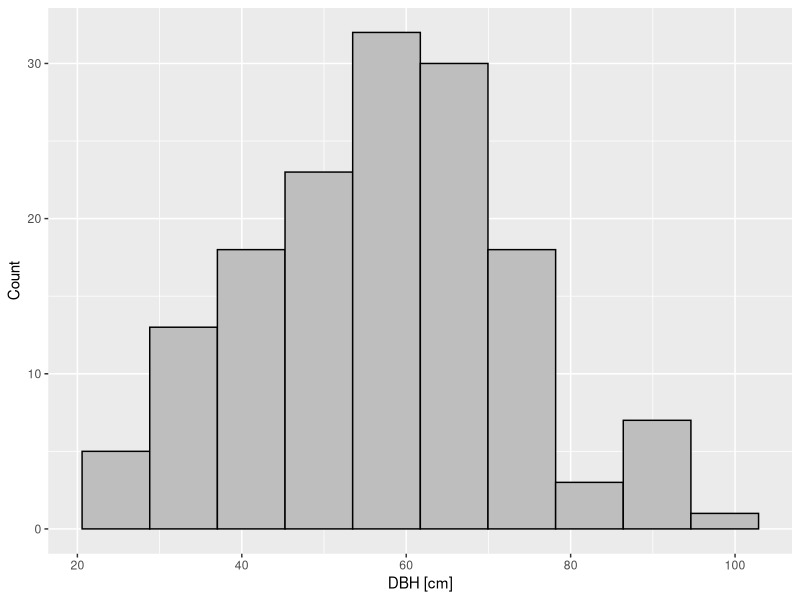
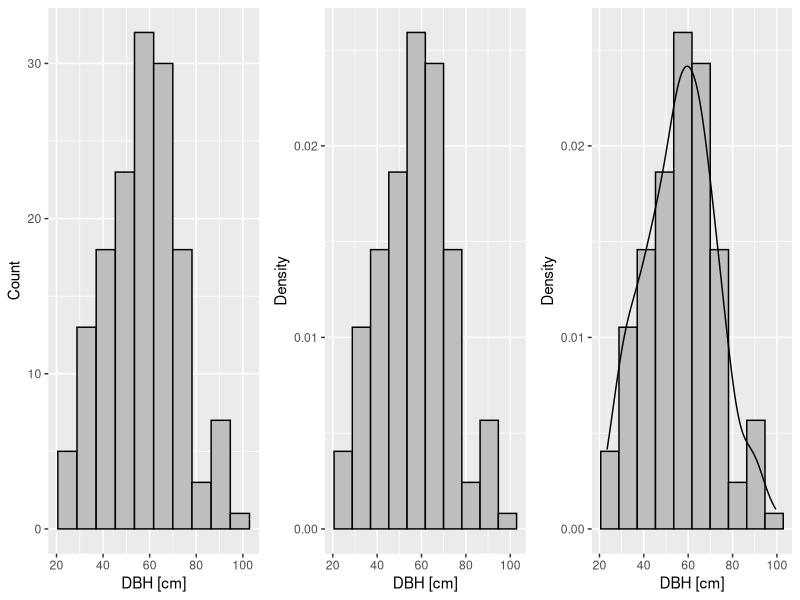
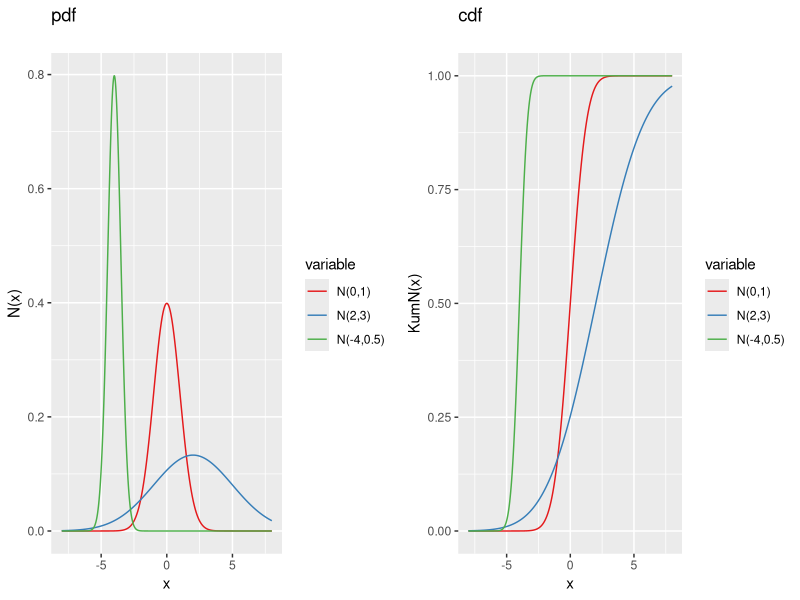
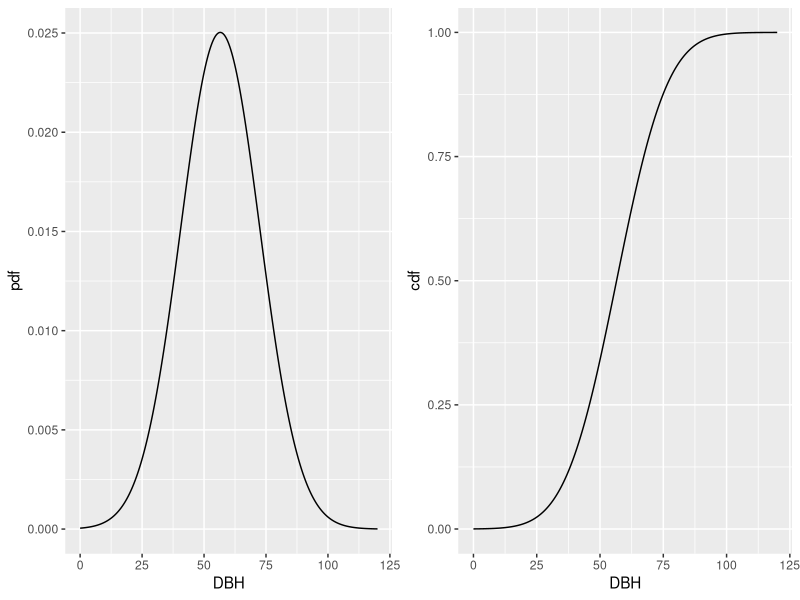
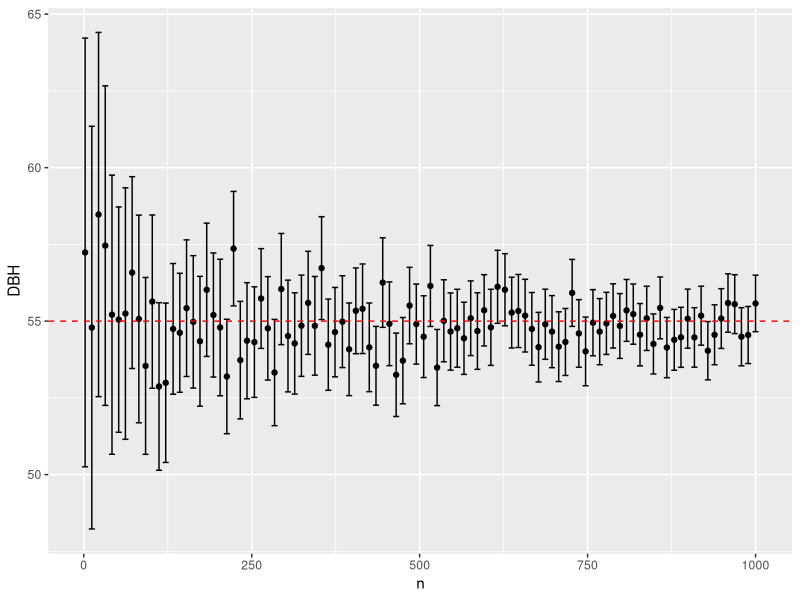
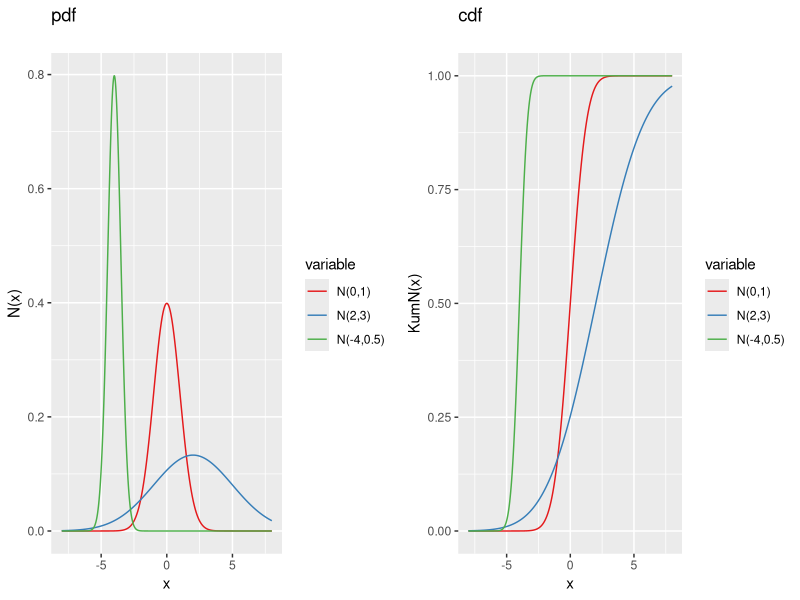
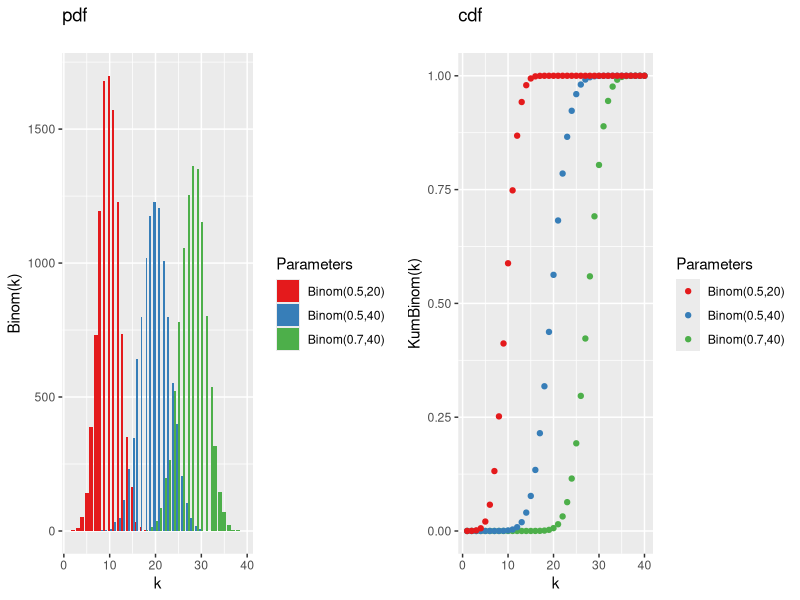
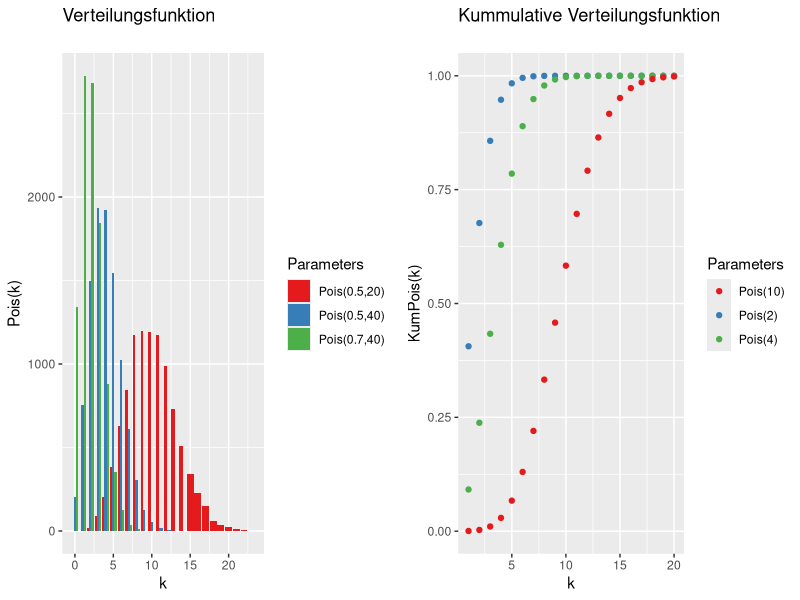

Here is the R script that generated these plots, in order:
## ---- chunk 1
library(ggplot2)
library(reshape2)
library(gridExtra)
#knitr::opts_chunk$set(dev = 'pdf')
## ---- chunk 2
set.seed(667) # One step ahead of the devil!
dbh <- data.frame(Sample = 1:150, DBH = rnorm(150, 55, 15), Forest = rep("Forest A", 150))

ggplot(dbh, aes(x = DBH)) + 
  geom_histogram(binwidth = 1 + log2(150), fill = "grey", col = "black") + 
  ylab("Count") + 
  xlab("DBH [cm]")
## ---- chunk 3

grid.arrange(
  ggplot(dbh, aes(x = DBH)) + 
  geom_histogram(binwidth = 1 + log2(150), fill = "grey", col = "black") + 
  ylab("Count") + 
  xlab("DBH [cm]"),
  
  ggplot(dbh, aes(x = DBH, y = ..density..)) + 
  geom_histogram(binwidth = 1 + log2(150), fill = "grey", col = "black") + 
  ylab("Density") + 
  xlab("DBH [cm]"),
  
  ggplot(dbh, aes(x = DBH, y = ..density..)) + 
  geom_histogram(binwidth = 1 + log2(150), fill = "grey", col = "black") + 
    geom_density() +
  ylab("Density") + 
  xlab("DBH [cm]"),
  
  ncol=3
)
## ---- chunk 4

x <- seq(-8,8,length.out=10000)

set.seed(667)

d1 <- data.frame(x=x,
                v1=dnorm(x,mean=0,sd=1),
                v2=dnorm(x,mean=2,sd=3),
                v3=dnorm(x,mean=-4,sd=0.5))
d1 <- melt(d1, id.vars="x")
d1$variable <- factor(as.character(d1$variable),labels=c("N(0,1)","N(2,3)","N(-4,0.5)"))

set.seed(667)

d2 <- data.frame(x=x,
                v1=pnorm(x,mean=0,sd=1),
                v2=pnorm(x,mean=2,sd=3),
                v3=pnorm(x,mean=-4,sd=0.5))
d2 <- melt(d2, id.vars="x")
d2$variable <- factor(as.character(d2$variable), labels=c("N(0,1)","N(2,3)","N(-4,0.5)"))

grid.arrange(
  ggplot(d1, aes(x=x, y=value, col=variable)) +
    geom_line() +
    scale_color_brewer(palette="Set1") +
    ylab("N(x)") +
    ggtitle("pdf\n"),
  
  ggplot(d2, aes(x=x, y=value, col=variable)) +
    geom_line() +
    scale_color_brewer(palette="Set1") +
    ylab("KumN(x)") +
    ggtitle("cdf\n"),
  
  ncol=2
)
## ---- chunk 5

dat <- data.frame(DBH = seq(0, 120, length.out = 1000), 
                  pdf = dnorm(seq(0, 120, length.out = 1000), mean(dbh$DBH), sd = sd(dbh$DBH)), 
                  cdf = pnorm(seq(0, 120, length.out = 1000), mean(dbh$DBH), sd = sd(dbh$DBH)))

grid.arrange(
ggplot(dat, aes(x = DBH, y = pdf)) +
  geom_line(),
ggplot(dat, aes(x = DBH, y = cdf)) +
  geom_line(), ncol = 2)

## ---- chunk 6

mean <- c()
ci <- c()

for(i in as.integer(seq(10, 1000, length.out = 100))){
  x <- rnorm(i, 55, 15)
  mean <- c(mean, mean(x))
  ci <- c(ci, (sd(x) / sqrt(i)) * 1.96)
}

ggplot(data.frame(n = as.integer(seq(2, 1000, length.out = 100)), DBH = mean, CI = ci),
       aes(x = n, y = DBH)) +
  geom_point() +
  geom_errorbar(aes(ymin = DBH - CI, ymax = DBH + CI)) +
  geom_hline(yintercept = 55, linetype = "dashed", col = "red")

## ---- chunk 7
x <- seq(-8,8,length.out=10000)

set.seed(667)

d1 <- data.frame(x=x,
                v1=dnorm(x,mean=0,sd=1),
                v2=dnorm(x,mean=2,sd=3),
                v3=dnorm(x,mean=-4,sd=0.5))
d1 <- melt(d1, id.vars="x")
d1$variable <- factor(as.character(d1$variable),labels=c("N(0,1)","N(2,3)","N(-4,0.5)"))

set.seed(667)

d2 <- data.frame(x=x,
                v1=pnorm(x,mean=0,sd=1),
                v2=pnorm(x,mean=2,sd=3),
                v3=pnorm(x,mean=-4,sd=0.5))
d2 <- melt(d2, id.vars="x")
d2$variable <- factor(as.character(d2$variable), labels=c("N(0,1)","N(2,3)","N(-4,0.5)"))

grid.arrange(
  ggplot(d1, aes(x=x, y=value, col=variable)) +
    geom_line() +
    scale_color_brewer(palette="Set1") +
    ylab("N(x)") +
    ggtitle("pdf\n"),
  
  ggplot(d2, aes(x=x, y=value, col=variable)) +
    geom_line() +
    scale_color_brewer(palette="Set1") +
    ylab("KumN(x)") +
    ggtitle("cdf\n"),
  
  ncol=2
)
## ---- chunk 8
n <- 10000

set.seed(667)

d1 <- data.frame(B=c(rbinom(n, 40, 0.7),
                     rbinom(n, 40, 0.5),
                     rbinom(n, 20, 0.5)),
                Parameters=c(rep("Binom(0.7,40)", length(rbinom(n, 40, 0.7))),
                            rep("Binom(0.5,40)", length(rbinom(n, 40, 0.7))),
                            rep("Binom(0.5,20)", length(rbinom(n, 40, 0.7)))))

set.seed(667)

d2 <- data.frame(x=c(1:40,1:40,1:40),
                 B=c(pbinom(1:40,40,0.7),pbinom(1:40,40,0.5),pbinom(1:40,20,0.5)),
                 Parameters=c(rep("Binom(0.7,40)", length(pbinom(1:40,40,0.7))),
                              rep("Binom(0.5,40)", length(pbinom(1:40,40,0.5))),
                              rep("Binom(0.5,20)", length(pbinom(1:40,20,0.5)))))

grid.arrange(
  
  ggplot(d1, aes(x=B, fill=Parameters)) +
  geom_bar(binwidth=1, position='dodge') +
  scale_fill_brewer(palette="Set1") +
  ylab("Binom(k)") +
  xlab("k") +
  ggtitle("pdf\n"),

  ggplot(d2, aes(x=x, y=B, col=Parameters)) +
    geom_point() +
    scale_color_brewer(palette="Set1") +
    ylab("KumBinom(k)") +
    xlab("k") +
    ggtitle("cdf\n"),
  
  ncol=2
)
## ---- chunk 9
n <- 10000

set.seed(667)

d1 <- data.frame(P=c(rpois(n, 2),
                     rpois(n, 4),
                     rpois(n, 10)),
                Parameters=c(rep("Pois(0.7,40)", length(rpois(n, 2))),
                            rep("Pois(0.5,40)", length(rpois(n, 4))),
                            rep("Pois(0.5,20)", length(rpois(n, 10)))))

set.seed(667)

d2 <- data.frame(x=c(1:20,1:20,1:20),
                 P=c(ppois(1:20,2),ppois(1:20,4),ppois(1:20,10)),
                 Parameters=c(rep("Pois(2)", length(ppois(1:20,2))),
                              rep("Pois(4)", length(ppois(1:20,4))),
                              rep("Pois(10)", length(ppois(1:20,10)))))

grid.arrange(
  
  ggplot(d1, aes(x=P, fill=Parameters)) +
  geom_bar(binwidth=1, position='dodge') +
  scale_fill_brewer(palette="Set1") +
  ylab("Pois(k)") +
  xlab("k") +
  ggtitle("Verteilungsfunktion\n"),

  ggplot(d2, aes(x=x, y=P, col=Parameters)) +
    geom_point() +
    scale_color_brewer(palette="Set1") +
    ylab("KumPois(k)") +
    xlab("k") +
    ggtitle("Kummulative Verteilungsfunktion\n"),
  
  ncol=2
)
## ---- chunk 10
x <- seq(0,10,length.out=10000)

set.seed(667)

d1 <- data.frame(x=x,
                v1=dlnorm(x,mean=1,sd=1),
                v2=dlnorm(x,mean=1,sd=0.5),
                v3=dlnorm(x,mean=1,sd=0.25))
d1 <- melt(d1, id.vars="x")
d1$variable <- factor(as.character(d1$variable),labels=c("LN(1,1)","LN(1,0.5)","LN(1,0.25)"))

set.seed(667)

d2 <- data.frame(x=x,
                v1=plnorm(x,mean=1,sd=1),
                v2=plnorm(x,mean=1,sd=0.5),
                v3=plnorm(x,mean=1,sd=0.25))
d2 <- melt(d2, id.vars="x")
d2$variable <- factor(as.character(d2$variable), labels=c("LN(1,1)","LN(1,0.5)","LN(1,0.25)"))

grid.arrange(
  ggplot(d1, aes(x=x, y=value, col=variable)) +
    geom_line() +
    scale_color_brewer(palette="Set1") +
    ylab("N(x)") +
    ggtitle("Verteilungsfunktion\n"),
  
  ggplot(d2, aes(x=x, y=value, col=variable)) +
    geom_line() +
    scale_color_brewer(palette="Set1") +
    ylab("KumN(x)") +
    ggtitle("Kumulative Verteilungsfunktion\n"),
  
  ncol=2
)

## ---- chunk 11
dbh2 <- data.frame(Sample = 1:150, DBH = rnorm(150, 48, 15), Forest = rep("Forest B", 150))

ggplot(rbind(dbh, dbh2), aes(x = factor(Forest), y = DBH)) + 
  geom_boxplot() +  
  xlab("")
## ---- chunk 12
x <- seq(-6,6,length.out=10000)

set.seed(667)

d1 <- data.frame(x=x,
                v1=dt(x,1),
                v2=dt(x,4),
                v3=dt(x,10))
d1 <- melt(d1, id.vars="x")
d1$variable <- factor(as.character(d1$variable),labels=c("STUT(1)","STUT(4)","STUT(10)"))

set.seed(667)

d2 <- data.frame(x=x,
                v1=pt(x,1),
                v2=pt(x,4),
                v3=pt(x,10))
d2 <- melt(d2, id.vars="x")
d2$variable <- factor(as.character(d2$variable), labels=c("STUT(1)","STUT(4)","STUT(10)"))

grid.arrange(
  ggplot(d1, aes(x=x, y=value, col=variable)) +
    geom_line() +
    scale_color_brewer(palette="Set1") +
    ylab("STUT(x)") +
    ggtitle("pdf\n"),
  
  ggplot(d2, aes(x=x, y=value, col=variable)) +
    geom_line() +
    scale_color_brewer(palette="Set1") +
    ylab("KumSTUT(x)") +
    ggtitle("cdf\n"),
  
  ncol=2
)
## ---- chunk 13
x <- seq(0,4,length.out=1000)

set.seed(667)

d1 <- data.frame(x=x,
                v1=df(x,2,2),
                v2=df(x,2,5),
                v3=df(x,10,10),
                v4=df(x,10,5))
d1 <- melt(d1, id.vars="x")
d1$variable <- factor(as.character(d1$variable),labels=c("F(2,2)","F(2,5)","F(10,10)","F(10,5)"))

set.seed(667)

d2 <- data.frame(x=x,
                v1=pf(x,2,2),
                v2=pf(x,2,5),
                v3=pf(x,10,10),
                v4=pf(x,10,5))
d2 <- melt(d2, id.vars="x")
d2$variable <- factor(as.character(d2$variable), labels=c("F(2,2)","F(2,5)","F(10,10)","F(10,5)"))

grid.arrange(
  ggplot(d1, aes(x=x, y=value, col=variable)) +
    geom_line() +
    scale_color_brewer(palette="Set1") +
    ylab("F(x)") +
    ggtitle("pdf\n"),
  
  ggplot(d2, aes(x=x, y=value, col=variable)) +
    geom_line() +
    scale_color_brewer(palette="Set1") +
    ylab("KumF(x)") +
    ggtitle("cdf\n"),
  
  ncol=2
)
## ---- chunk 14
set.seed(665)

dbh$Height <- unlist(lapply(dbh$DBH*1.3+40, function(x)rnorm(1, x, sd = 15)))

ggplot(dbh, aes(x = DBH, y = Height)) +
  geom_point() +
  ylim(50, 200)
## ---- chunk 15
x <- runif(100,1,15)
a <- 0.8*x+rnorm(100,0,3)
b <- -0.8*x+rnorm(100,0,4)
c <- (x^6)/1000000+seq(0,2,length.out=100)+rnorm(100,0,0.5)
d <- rep(10,100)+rnorm(100,0,0.5)
e <- x+rnorm(100,0,0.1)
f <- runif(100,1,15)

cor <- melt(data.frame(x,a,b,c,d,e,f), id.vars="x")
cor$r <- NA

for(i in unique(cor$variable)){
  cor[which(cor$variable==i),"r"] <- paste0("r=",round(cor(cor[which(cor$variable==i),"value"],cor[which(cor$variable==i),"x"]),2))
}

ggplot(cor, aes(x=x, y=value)) + 
  geom_point() +
  geom_smooth(se=FALSE, col="red", method="lm") +
  facet_wrap(~r, scales="free") +
  ylab("y")
